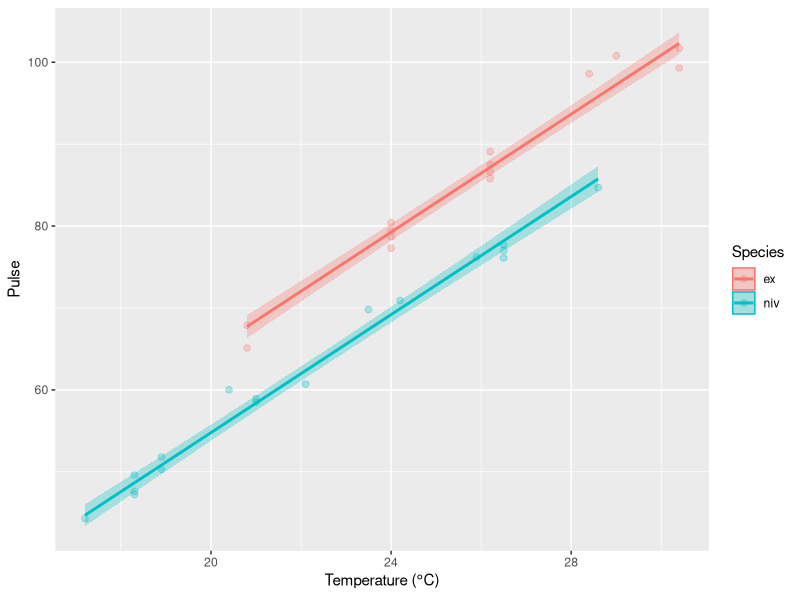
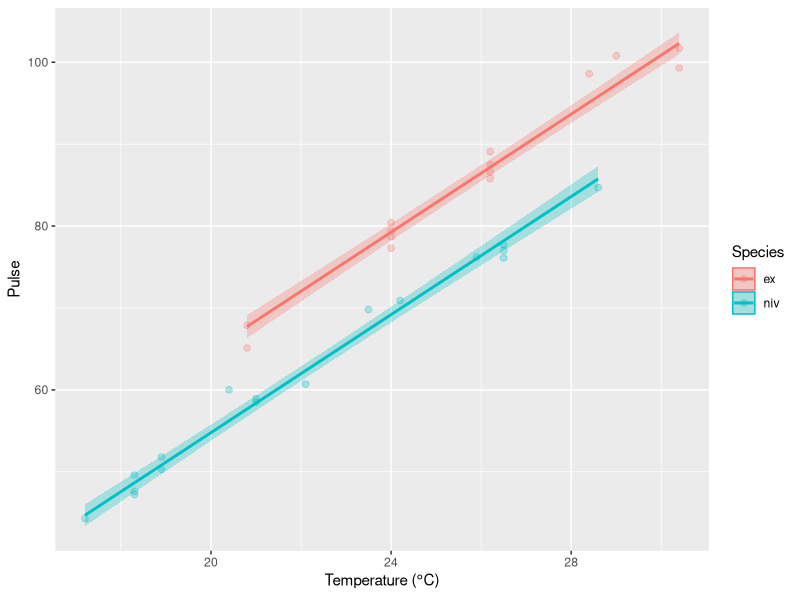

Here is the R script that generated these plots, in order:
## ---- chunk 1
library(tidyverse)
crickets <- read.csv('data/crickets.txt')
cricket_mod <- lm(Pulse ~ Species + Temp, data=crickets)
predicted_pulse = predict(cricket_mod, interval = 'confidence')
cricket_pred <- cbind(crickets, predicted_pulse)
ggplot(cricket_pred, 
       aes(x = Temp, y = Pulse, color = Species, fill = Species)) +
  geom_point(alpha = 0.3, size = 2) +
  geom_line(aes(y = fit), size = 1) +
  geom_ribbon(aes(ymin = lwr, ymax = upr, color = NULL), alpha = .3)+
  xlab(expression(paste('Temperature (', degree, 'C)')))  
## ---- chunk 2
# Read in the cricket data and assign it to a named object
crickets <- read.csv('data/crickets.txt')

# Have a look
head(crickets)
## ---- chunk 3
# Fit the model
cricket_mod <- lm(Pulse ~ Species + Temp, data=crickets)
## ---- chunk 4
# Load the package after it's installed
library(car)
## ---- chunk 5
Anova(cricket_mod, type='III')
## ---- chunk 6
summary(cricket_mod)

## ---- chunk 7
# Make predictions from the fitted model object using observed data
predicted_pulse = predict(cricket_mod, interval = 'confidence')

# Add these to the cricket data
cricket_pred <- cbind(crickets, predicted_pulse)

## ---- chunk 8
# Sets up data and aesthetics
ggplot(cricket_pred, 
       aes(x = Temp, y = Pulse, color = Species, fill = Species)) +
  geom_point(alpha = 0.3, size = 2) +
  geom_line(aes(y = fit), size = 1) +
  geom_ribbon(aes(ymin = lwr, ymax = upr, color = NULL), alpha = .3)+
  xlab(expression(paste('Temperature (', degree, 'C)')))  
  
